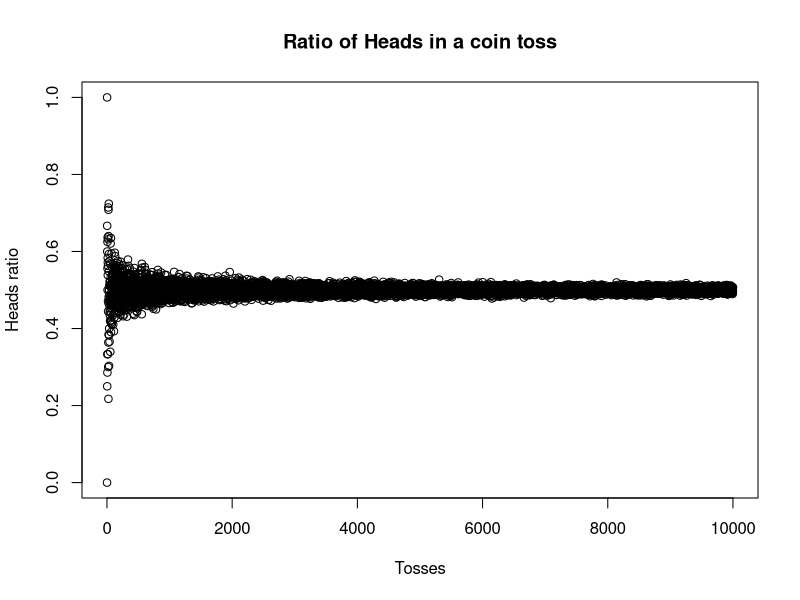

Source code (R):
## ---- chunk 1
library(MASS)
p = (8/13*(1/6)) + (6/10*5/6)
fractions(p)
## ---- chunk 2
library(MASS)
p = ((8/13)^2*(1/6)) + ((6/10)^2*5/6)
fractions(p)
## ---- chunk 3
fractions(2*(47/78))
## ---- chunk 4
sample(x=c("H","T"), size=10, replace=TRUE)
## ---- chunk 5
calculate_head_ratio <- function(n) {
  tosses <- sample(x=c("H","T"), size=n, replace=TRUE)
  count <- 0
  for (x in tosses) {
    if (x == "H") {
      count <- count +1
    }
  }
  return (count/length(tosses))
}

## ---- chunk 6
results <- sapply(1:10000, calculate_head_ratio)
plot(results, main="Ratio of Heads in a coin toss", xlab="Tosses", ylab="Heads ratio")

## ---- chunk 7
0.08*0.25/0.61
fractions(0.08*0.25/0.61)
